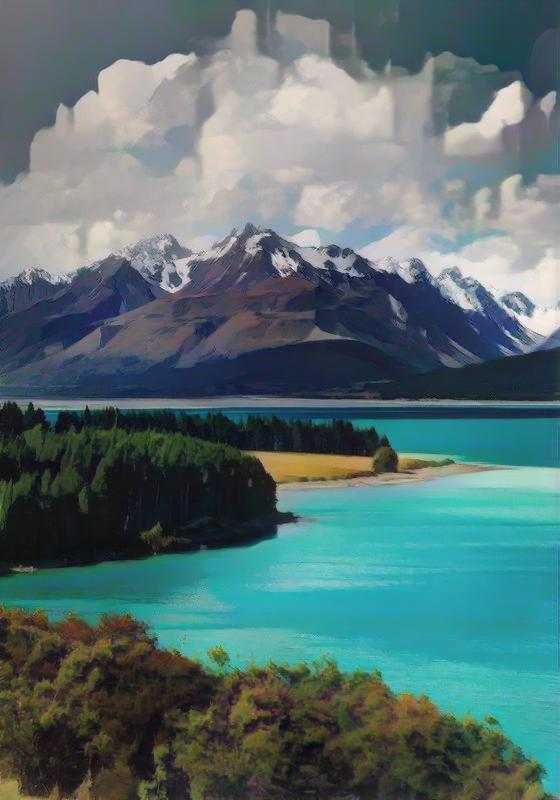

Write Python code to recreate this figure.
import requests
from PIL import Image
import io
import base64

url = 'http://127.0.0.1:8080/predictions/cartoonize'
# url = 'https://cartoonize-pvowi6uvjq-as.a.run.app/predictions/cartoonize'
path = 'cartoonizer/test_images/mountain5.jpg'

f = open(path, "rb")
image = Image.open(f)
byte_array = io.BytesIO()
image.save(byte_array, format='jpeg')
byte_array = byte_array.getvalue()

res = requests.post(url, data=byte_array)
imgdata = base64.b64decode(res.text)
filename = 'test.jpg'
with open(filename, 'wb') as f:
    f.write(imgdata)